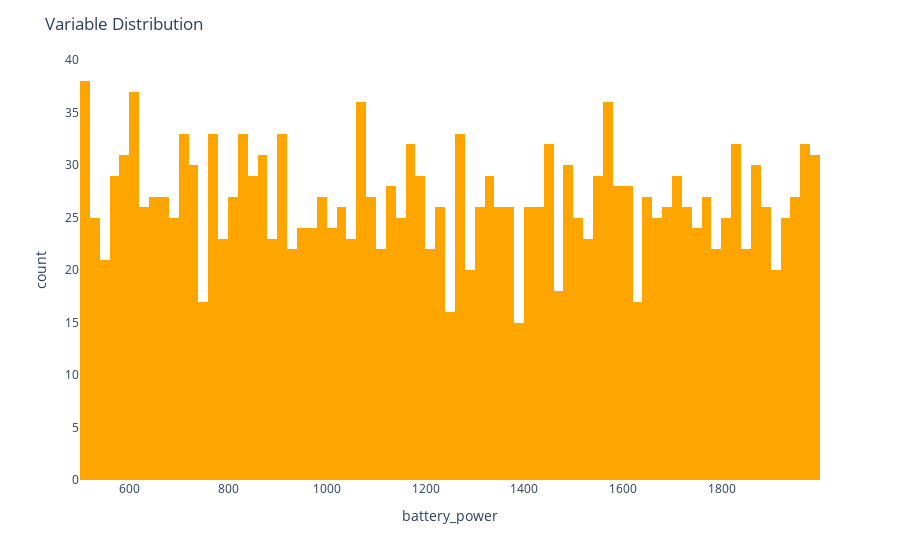

The notebook cell this image was saved under:
### Code cell
fig = px.histogram(x=df_train["battery_power"],color_discrete_sequence=["orange"],nbins=100)
fig.update_layout(
    title="Variable Distribution",
    plot_bgcolor="white",
    xaxis_title="battery_power",
    showlegend=False
)

### Figure 1 — Plotly figure (JSON) as saved in the notebook; plotly's stock layout.template omitted (floating-point values rounded to 4 significant figures; data arrays with more than 128 entries replaced by an {"elided": "..."} marker saying what was removed)
{"data": [{"alignmentgroup": "True", "bingroup": "x", "hovertemplate": "x=%{x}<br>count=%{y}<extra></extra>", "legendgroup": "", "marker": {"color": "orange"}, "name": "", "nbinsx": 100, "offsetgroup": "", "orientation": "v", "showlegend": false, "type": "histogram", "x": {"elided": "2000 int values"}, "xaxis": "x", "yaxis": "y"}], "layout": {"barmode": "relative", "legend": {"tracegroupgap": 0}, "margin": {"t": 60}, "plot_bgcolor": "white", "showlegend": false, "title": {"text": "Variable Distribution"}, "xaxis": {"anchor": "y", "domain": [0, 1], "title": {"text": "battery_power"}}, "yaxis": {"anchor": "x", "domain": [0, 1], "title": {"text": "count"}}}}
